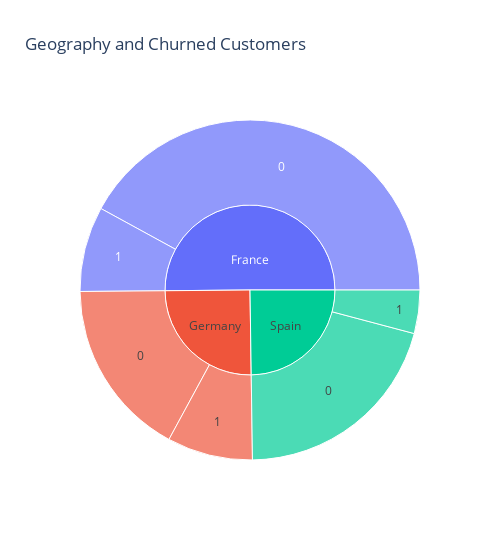

Notebook cell for this chart:
### Code cell
fig=px.sunburst(df,path=['Geography','Exited'],title='Geography and Churned Customers',width=500)
fig.show()

### Figure 1 — Plotly figure (JSON) as saved in the notebook; plotly's stock layout.template omitted (floating-point values rounded to 4 significant figures)
{"data": [{"branchvalues": "total", "domain": {"x": [0, 1], "y": [0, 1]}, "hovertemplate": "labels=%{label}<br>count=%{value}<br>parent=%{parent}<br>id=%{id}<extra></extra>", "ids": ["France/0", "Germany/0", "Spain/0", "France/1", "Germany/1", "Spain/1", "France", "Germany", "Spain"], "labels": ["0", "0", "0", "1", "1", "1", "France", "Germany", "Spain"], "name": "", "parents": ["France", "Germany", "Spain", "France", "Germany", "Spain", "", "", ""], "type": "sunburst", "values": [4204, 1695, 2064, 810, 814, 413, 5014, 2509, 2477]}], "layout": {"legend": {"tracegroupgap": 0}, "title": {"text": "Geography and Churned Customers"}, "width": 500}}
